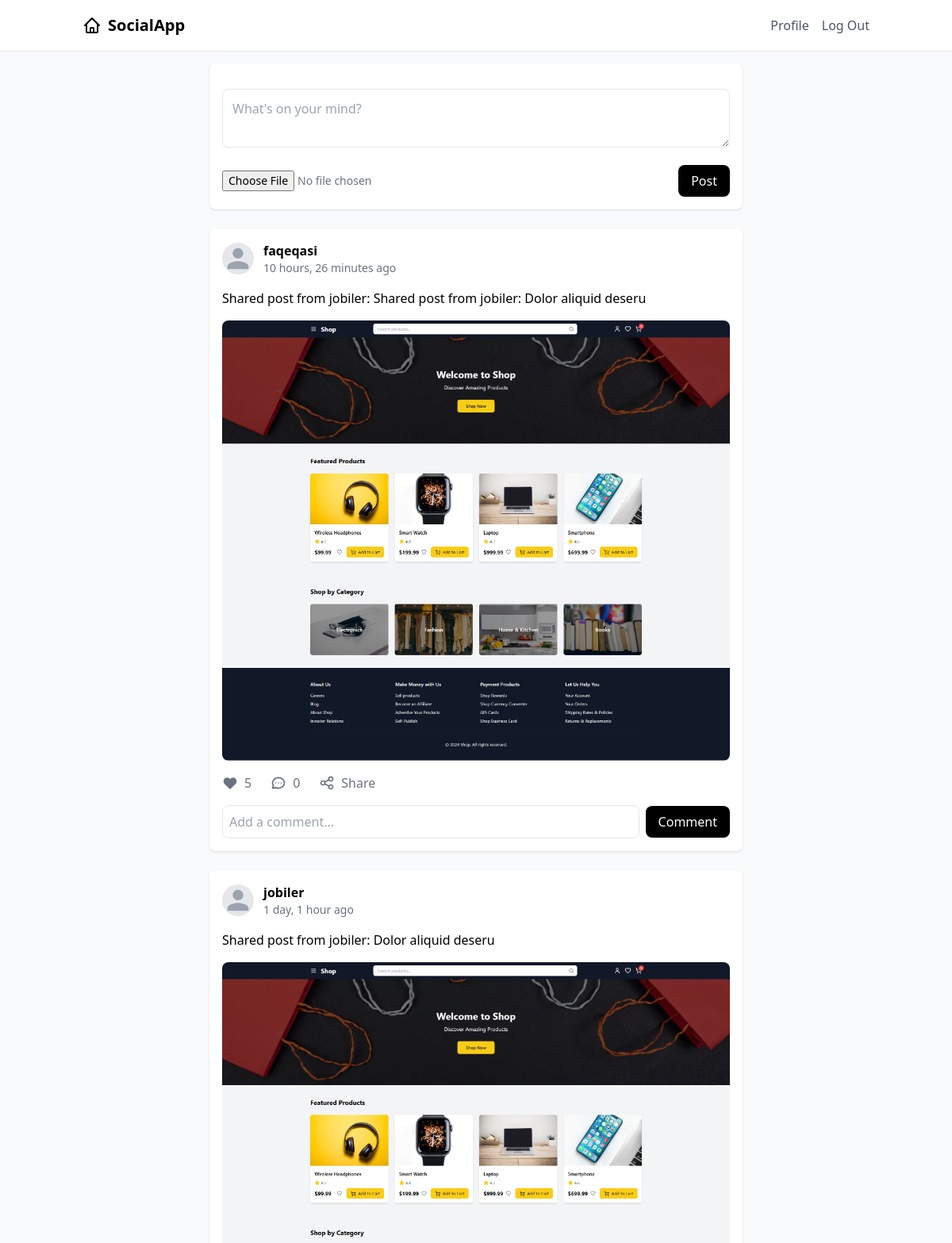
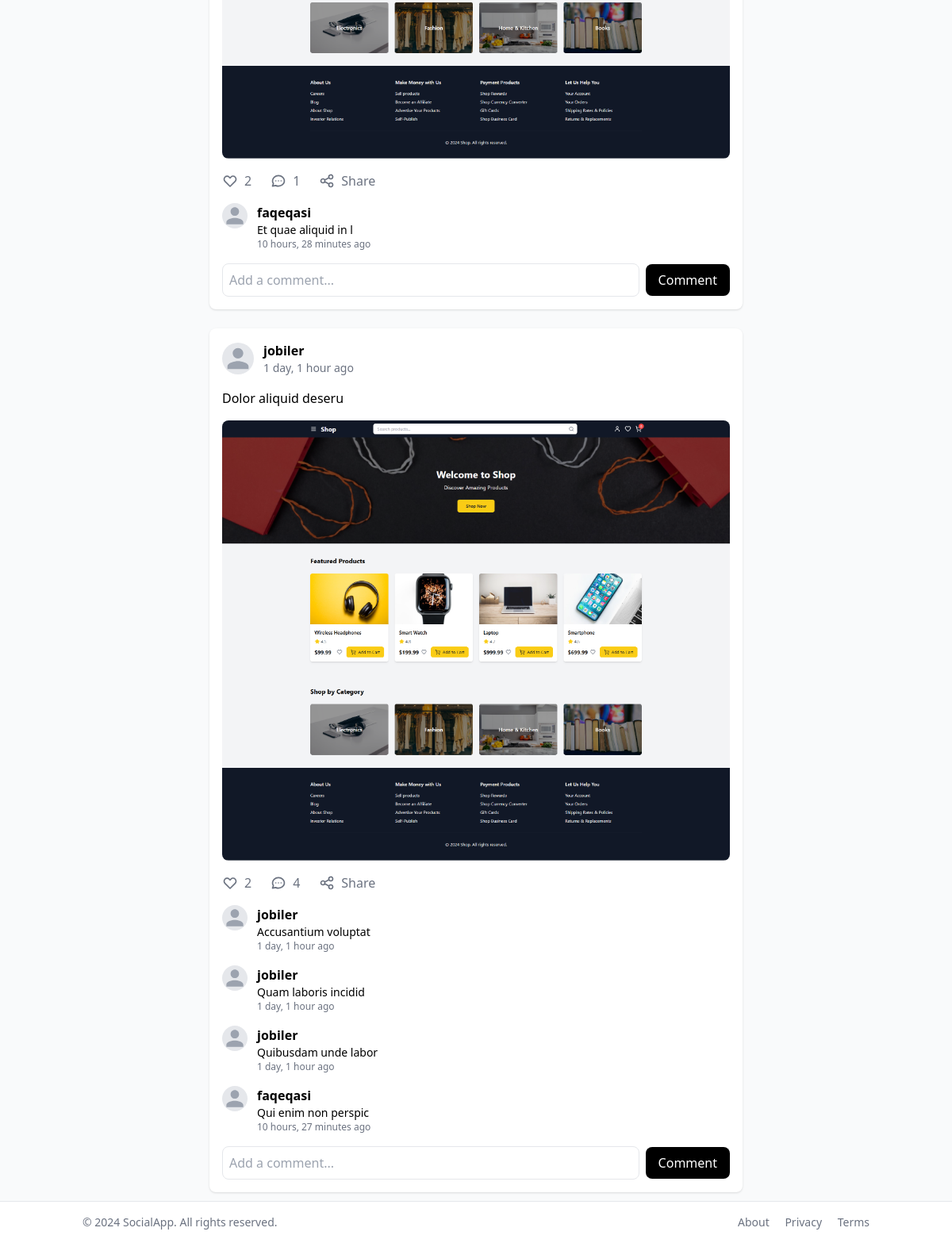
The app's page / (signed in) with its own data (2 pictures, top to bottom).
### posts/models.py (models this page shows, shortened)
class Post(models.Model):
    user = models.ForeignKey(User, on_delete=models.CASCADE)
    content = models.TextField()
    image = models.ImageField(upload_to='post_images/', blank=True, null=True)
    created_at = models.DateTimeField(auto_now_add=True)
    updated_at = models.DateTimeField(auto_now=True)
    likes = models.ManyToManyField(User, related_name='liked_posts', blank=True)
    class Meta:
        ordering = ['-created_at']

class Comment(models.Model):
    post = models.ForeignKey(Post, on_delete=models.CASCADE, related_name='comments')
    user = models.ForeignKey(User, on_delete=models.CASCADE)
    content = models.TextField()
    created_at = models.DateTimeField(auto_now_add=True)
    class Meta:
        ordering = ['created_at']

### posts/views.py (the view)
# urls.py: path('', views.home, name='home'),
def home(request):
    posts = Post.objects.select_related('user').prefetch_related('likes', 'comments').all()
    comment_form = CommentForm()
    return render(request, 'posts/home.html', {'posts': posts, 'comment_form': comment_form})

### posts/forms.py
class CommentForm(forms.ModelForm):
    class Meta:
        model = Comment
        fields = ['content']

### templates/posts/home.html (shortened to what this page needs)
{% extends 'base.html' %}
{% block content %}
<div class="max-w-2xl mx-auto space-y-6">
    {% if user.is_authenticated %}
    <div class="bg-white rounded-lg shadow p-4">
        <form method="post" action="{% url 'create_post' %}" enctype="multipart/form-data" class="space-y-4">
            <textarea name="content" placeholder="What's on your mind?" class="w-full p-3 border rounded-lg focus:outline-none focus:ring-2 focus:ring-primary"></textarea>
            <div class="flex justify-between items-center">
                <input type="file" name="image" class="text-sm text-gray-500">
                <button type="submit" class=" bg-black px-4 py-2 bg-primary text-white rounded-lg hover:bg-secondary transition">Post</button>
            </div>
        </form>
    </div>
    {% endif %}
    {% for post in posts %}
    <article class="bg-white rounded-lg shadow" id="post-{{ post.id }}">
        <div class="p-4">
            <div class="flex items-center space-x-3 mb-4">
                <div class="w-10 h-10 bg-gray-200 rounded-full overflow-hidden">
                    {% if post.user.profile_image %}
                        <img src="{{ post.user.profile_image.url }}" alt="{{ post.user.username }}" class="w-full h-full object-cover">
                    {% else %}
                        <svg class="w-full h-full text-gray-400" fill="currentColor" viewBox="0 0 24 24">
                            <path d="M12 12c2.21 0 4-1.79 4-4s-1.79-4-4-4-4 1.79-4 4 1.79 4 4 4zm0 2c-2.67 0-8 1.34-8 4v2h16v-2c0-2.66-5.33-4-8-4z" />
                        </svg>
                    {% endif %}
                </div>
                <div>
                    <h3 class="font-semibold">{{ post.user.username }}</h3>
                    <p class="text-sm text-gray-500">{{ post.created_at|timesince }} ago</p>
                </div>
            </div>
            <p class="mb-4">{{ post.content }}</p>
            {% if post.image %}
                <div class="rounded-lg overflow-hidden mb-4">
                    <img src="{{ post.image.url }}" alt="Post image" class="w-full">
                </div>
            {% endif %}
            <div class="flex items-center space-x-6 text-gray-500">
                <button class="flex items-center space-x-2 hover:text-primary like-button" data-post-id="{{ post.id }}">
                    <svg xmlns="http://www.w3.org/2000/svg" class="h-5 w-5" fill="{% if request.user in post.likes.all %}currentColor{% else %}none{% endif %}" viewBox="0 0 24 24" stroke="currentColor">
                        <path stroke-linecap="round" stroke-linejoin="round" stroke-width="2" d="M4.318 6.318a4.5 4.5 0 000 6.364L12 20.364l7.682-7.682a4.5 4.5 0 00-6.364-6.364L12 7.636l-1.318-1.318a4.5 4.5 0 00-6.364 0z" />
                    </svg>
                    <span class="likes-count">{{ post.likes.count }}</span>
                </button>
                <button class="flex items-center space-x-2 hover:text-primary comment-button" data-post-id="{{ post.id }}">
                    <span class="comments-count">{{ post.comments.count }}</span>
                </button>
                <a href="{% url 'share_post' post.id %}" class="flex items-center space-x-2 hover:text-primary">
                    <span>Share</span>
                </a>
            </div>
            <div class="mt-4 space-y-4 comments-section" id="comments-{{ post.id }}">
                {% for comment in post.comments.all %}
                    <div class="flex items-start space-x-3">
                        <div class="w-8 h-8 bg-gray-200 rounded-full overflow-hidden">
                            {% if comment.user.profile_image %}
                                <img src="{{ comment.user.profile_image.url }}" alt="{{ comment.user.username }}" class="w-full h-full object-cover">
                            {% else %}
                                <svg class="w-full h-full text-gray-400" fill="currentColor" viewBox="0 0 24 24">
                                    <path d="M12 12c2.21 0 4-1.79 4-4s-1.79-4-4-4-4 1.79-4 4 1.79 4 4 4zm0 2c-2.67 0-8 1.34-8 4v2h16v-2c0-2.66-5.33-4-8-4z" />
                                </svg>
                            {% endif %}
                        </div>
                        <div class="flex-1">
                            <p class="font-semibold">{{ comment.user.username }}</p>
                            <p class="text-sm">{{ comment.content }}</p>
                            <p class="text-xs text-gray-500">{{ comment.created_at|timesince }} ago</p>
                        </div>
                    </div>
                {% endfor %}
            </div>
            <form class="mt-4 comment-form" data-post-id="{{ post.id }}">
                <div class="flex items-center space-x-2">
                    <input type="text" name="content" placeholder="Add a comment..." class="flex-1 p-2 border rounded-lg focus:outline-none focus:ring-2 focus:ring-primary">
                    <button type="submit" class=" bg-black px-4 py-2 bg-primary text-white rounded-lg hover:bg-secondary transition">Comment</button>
                </div>
            </form>
        </div>
    </article>
    {% empty %}
    <div class="bg-white rounded-lg shadow p-6 text-center text-gray-500">
        No posts yet. Be the first to post!
    </div>
    {% endfor %}
</div>
{% endblock %}

### records on screen
Post: user.username "faqeqasi", created_at "10 hours, 26 minutes", content "Shared post from jobiler: Shared post from jobiler: Dolor aliquid deseru", image (picture), likes.count "5", comments.count "0"
Post: user.username "jobiler", created_at "1 day, 1 hour", content "Shared post from jobiler: Dolor aliquid deseru", image (picture), likes.count "2", comments.count "1"
Comment: user.username "faqeqasi", content "Et quae aliquid in l", created_at "10 hours, 28 minutes"
Post: user.username "jobiler", created_at "1 day, 1 hour", content "Dolor aliquid deseru", image (picture), likes.count "2", comments.count "4"
Comment: user.username "jobiler", content "Accusantium voluptat", created_at "1 day, 1 hour"
Comment: user.username "jobiler", content "Quam laboris incidid", created_at "1 day, 1 hour"
Comment: user.username "jobiler", content "Quibusdam unde labor", created_at "1 day, 1 hour"
Comment: user.username "faqeqasi", content "Qui enim non perspic", created_at "10 hours, 27 minutes"
